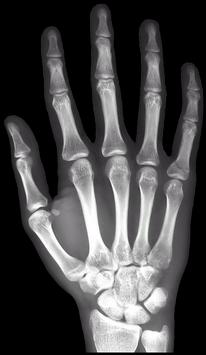
#> input picture datasets/hand_xray.jpg, 206 x 355 px, found by its file name
$ jupyter execute 'Uso de Máscaras e Filtros em Imagens Biomédicas [parte 2].ipynb'
#> lines starting #> are read from the running program, lines starting #| are printed output that depends on the picture; after the words box and inside, x2 and y2 are one past the last pixel; in counts of white or black regions, pixels touching at a corner belong together
<div class="alert alert-block alert-info">

<h1 style="color:Blue;"> <center> <ins> <b>
Métodos Numéricos - Projeto Final
</b> </ins> </center> </h1>

<h2 style="color:Blue;"> <center> <b>
Análise de Imagens Biomédicas
</b></center> </h2>

<h4 style="color:Blue;"> <center> <b>
Parte 2: Uso de Máscaras e Filtros em Imagens Biomédicas
</b></center> </h4>

<h4 style="color:Blue;"> <center> <b>
ALUNO: Gabriel da Silva Nascimento
</b></center> </h4>

</div>

[cell 1]
import imageio
import numpy as np
import matplotlib.pyplot as plt

<div class="alert alert-block alert-info" style="color:Blue;" id="parte1">
Introdução
</div>

Nesta parte discutiremos a aplicação de máscaras e filtros à imagens biomédicas, duas técnicas que enfatizam características importantes nas imagens. Para aproveitá-los bem, você deve ter uma compreensão completa da distribuição dos valores de intensidade de seus dados.

Os blocos de construção de imagens médicas são pixels e voxels. Cada um desses elementos tem duas propriedades: um valor de intensidade e uma localização no espaço. O significado do valor de intensidade depende da modalidade de imagem. Por exemplo, os pixels numa imagem de raio-x, ou radiografia, são mais brilhantes em tecidos densos, como o osso, porque absorvem mais radiação do que outros tipos.

Vamos começar observando uma radiografia de mão de uma competição da Radiological Society of North America de 2017. A absorção de raios X é maior em tecidos densos, como o osso, de modo que as intensidades resultantes devem ser altas. Consequentemente, imagens como essa podem ser usadas para prever a "idade óssea" em crianças.

Para começar, vamos carregar a imagem e verificar sua faixa de intensidade. O tipo de dados da imagem determina o intervalo de intensidades possíveis: por exemplo, inteiros sem sinal de 8 bits (uint8) podem assumir valores no intervalo de 0 a 255. Uma barra de cores pode ser útil para conectar esses valores à imagem visualizada.

[cell 2]
im = imageio.imread("datasets/hand_xray.jpg")
#> im is the input picture: shape (355, 206, 3); mean R, G, B 72.1, 71.6, 72.3
print('Data type:', im.dtype)
#| Data type: uint8
print('Min. value:', im.min())
#| Min. value: 0
print('Max value:', im.max())
#| Max value: 255

[cell 3]
plt.imshow(im, vmin=0, vmax=255)
plt.colorbar()

Se quisermos ver como ums escala de cinza, basta fazer

[cell 4]
plt.imshow(im, cmap='gray', vmin=0, vmax=255)
plt.colorbar()
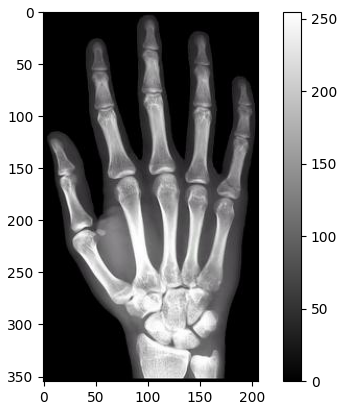
#> figure drawn by matplotlib, 2 panels

O intervalo de valores permitidos em uma imagem é determinado por seu tipo de dados. Geralmente, os inteiros de bits mais baixos são preferidos para imagens, pois o uso de memória aumenta drasticamente para tipos de dados maiores. Se todos os valores na imagem forem positivos, os inteiros sem sinal podem cobrir o maior intervalo de valores enquanto ocupam a menor quantidade de memória. Normalmente, você verá imagens dimensionadas pelo valor 255, que é o valor máximo para inteiros sem sinal de 8 bits. Você pode ver a diferença no uso de memória chamando o atributo size da matriz. O raio-x que acabamos de ver é lido pelo ImageIO como um inteiro sem sinal de 8 bits.

---

__Tarefa 1:__ Converta a imagem carregada anteriormente para int64 e compare a quantidade de memória utilizada entre a imagem antes e depois da conversão.

---

[cell 5]
img = np.int64(im)
print('Data type:', img.dtype)
#| Data type: int64
print('Min. value:', img.min())
#| Min. value: 0
print('Max value:', img.max())
#| Max value: 255

[cell 6]
from sys import getsizeof
print('Tamanho antes da conversao:',getsizeof(im))
#| Tamanho antes da conversao: 219534
print('Tamanho depois da conversao: ',getsizeof(img))
#| Tamanho depois da conversao:  1755264

---

Para sumarizar a informação contida na distribuição dos valores de intensidade em uma imagem, podemos usar histogramas (_sim, os mesmo histogramas de estatística!_). Eles agrupam cada pixel por seu valor e, em seguida, contam a ocorrência em cada classe (_bin_). SciPy, e especialmente seu módulo Ndimage, contém algumas ferramentas essenciais para análise de imagens. Vamos nos aprofundar no SciPy ao longo deste curso. Para gerar um histograma para a radiografia do pé, primeiro importamos o módulo Ndimage do SciPy como ndi. Então, chamamos ndimage dot histogram() e passamos nosso array. A função histogram() exige que especifiquemos valores para o mínimo, máximo e o número de compartimentos. Como nossa imagem é um inteiro sem sinal de 8 bits, nosso intervalo é de 0 a 255, com 256 valores possíveis. Isso retorna um vetor de 256 elementos com a contagem de pixels em cada valor de intensidade. Traçar os dados como um gráfico de linha revela uma distribuição altamente assimétrica, com muitos valores baixos e uma faixa mais ampla de valores altos.

[cell 7]
import scipy.ndimage as ndi

Vamos criar um histograma com valores acontecendo entre o mínimo 0 e o máximo 255, com 256 classes (uma para cada valor específico).

[cell 8]
hist = ndi.histogram(im, min =0, max=255, bins=256)
#> hist = 256 values, max 84339 at index 0, min 109 at index 23, mean 857
hist
#> Out has the same summary as hist

Vamos calcular a distribuição acumulada, que nos dará outra percepção da distribuição desses valores.

[cell 9]
cdf = hist.cumsum() / hist.sum()
#> cdf = 256 values from 0.384 to 1

e finalmente, vamos plotar as duas juntas

[cell 10]
fig, axes = plt.subplots(2, 1, sharex=True)
axes[0].plot(hist, label='Histograma')
axes[1].plot(cdf, label='CDF')
#> figure, not shown here; panel 2: curve peaks at x = 255, y = 1

---

__Tarefa 2:__ Gere os gráficos anteriores para a imagem convertida para int64 e comente as possíveis diferença entre eles.

---

[cell 11]
hist = ndi.histogram(img, min =0, max=255, bins=256)
hist
cdf = hist.cumsum() / hist.sum()
fig, axes = plt.subplots(2, 1, sharex=True)
axes[0].plot(hist, label='Histograma int64')
axes[1].plot(cdf, label='CDF int64')

---

Distribuições distorcidas são comuns em imagens médicas: as intensidades de fundo geralmente são baixas e ocupam muito espaço na imagem, e isso pode ser enxergado nos histogramas.

Existem maneiras de modificar a distribuição de intensidade. Por exemplo, a equalização do histograma redistribui valores com base em sua abundância na imagem. Podemos realizar a equalização com o auxílio da função de distribuição cumulativa, que mostra a proporção de pixels que se enquadram em um determinado intervalo. Aqui, podemos ver que cerca de metade dos pixels tem valores menores que 32 (veja o gráfico da distribuição cumulativa). Para equalizar a imagem, poderíamos redistribuir esses valores de intensidade até que eles sejam representados de forma mais uniforme.

Equalizar o histograma é realmente bastante simples. Primeiro, geramos o histograma. Em seguida, calculamos a função de distribuição cumulativa tomando a soma contínua do histograma e dividindo-a pelo número total de pixels. Em seguida, aplicamos a função à nossa imagem e redimensionamos em 255. Plotar a imagem original e equalizada mostra que aumentamos as intensidades de pixel para várias áreas.

---

__Tarefa 3:__ Gere uma versão equalizada da imagem anterior, plotando-a junto com a original e comentando as diferenças.

---

[cell 12]
import cv2

[cell 13]
img = cv2.imread('datasets/hand_xray.jpg', 0)
#> img: shape (355, 206); min 0, max 255, mean 71.8
equ = cv2.equalizeHist(img)
res = np.stack((img,equ),axis=0)

[cell 14]
fig, axes = plt.subplots(nrows=1, ncols=2)

for ii in range(2):
    im = res[ii,:,:]
    axes[ii].imshow(im, cmap='gray')
plt.show()

Ao analisar os graficos, é possível verificar que a imagem otimizada apresenta um maior destaque aos ossos (parte principal da imagem).

---

<div class="alert alert-block alert-info" style="color:Blue;" id="parte1">
Máscaras
</div>

Há situações em que a equalização global, isto é, realizada na imagem inteira acaba acarretando alguns problemas. Um vez que destacamos os pixels que julgamos mais importantes, acabamos também dando destaque a pixels de partes periféricas e menos importantes da imagem, podendo deixar sua interpretação comprometida.

Você pode restringir sua análise apenas às partes mais importantes de uma imagem criando e aplicando máscaras de imagem.

Uma máscara é um array booleano que serve como uma tela para remover pixels indesejáveis. As máscaras devem manter as mesmas dimensões da imagem original para que as duas possam ser sobrepostas.

Uma maneira de criar máscaras é encontrar todos os pixels em uma imagem que satisfaçam uma determinada condição. Por exemplo, pode-se criar uma matriz de três por três de valores ascendentes. Se testarmos valores maiores que 5, retornaremos um array de três por três onde os valores são True quando maiores que 5 e False quando são menores. As operações lógicas incluem comparações e testes de equivalência. Você também pode encadear operações para selecionar um intervalo específico de pixels.

Vamos ver isso em ação. Lembre-se de que a radiografia do pé com a qual trabalhamos tem uma distribuição de intensidade como esta. Vemos que há uma queda acentuada em torno de 32, então vamos selecionar valores maiores que isso. Isso parece fazer um bom trabalho destacando o pé.

Primeiro, vamos criar as máscaras e ver como elas ficam.

Vamos começar criando uma máscara para os ossos.

[cell 15]
im_bone = np.where(im >= 145, im, 0)
plt.imshow(im_bone, cmap='gray')

e para a pele

[cell 16]
im_skin = np.where((im>=45)&(im<145), im, 0)
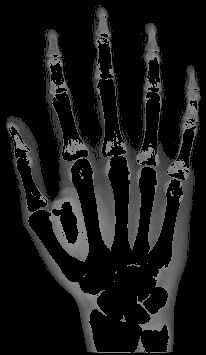
#> im_skin: shape (355, 206); min 0, max 144, mean 22.7
plt.imshow(im_skin, cmap='gray')

As máscaras podem ser usadas para filtrar imagens, permitindo que os valores originais passem, exceto onde a máscara for avaliada como False. A função `where()` do NumPy é útil para esse propósito. `where()` aplica uma condição em cada pixel e, em vez de retornar um booleano, retorna x quando True e y quando False. Cada um dos argumentos pode ser arrays ou valores únicos, permitindo grande flexibilidade. Vamos tentar filtrar os pixels que não fazem parte do osso. Chamaremos "onde im for maior que 64, retorne im, caso contrário retorne 0". Plotar a imagem mascarada mostra que apenas os valores de alta intensidade permanecem, e estes são principalmente osso.

---

__Tarefa 4:__ Considere a imagem `hand_xray_coracao.jpg`, crie uma máscara para pele e outra para ossos e mostre a diferença nos histogramas de cada máscara e da imagem original, comentando os resultados.

---

Imagem original

[cell 17]
im_coracao = imageio.imread("datasets/hand_xray_coracao.jpg")
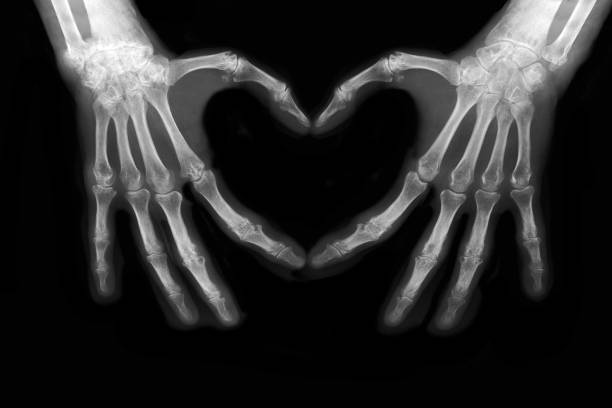
#> input picture datasets/hand_xray_coracao.jpg, 612 x 408 px, found by its file name
#> im_coracao is the input picture: shape (408, 612, 3); min 0, max 255, mean 40.8
plt.imshow(im_coracao, cmap='gray')

[cell 18]
hist_oringin = ndi.histogram(im_coracao, min=0, max=255, bins=256)
#> hist_oringin = 256 values, max 227970 at index 2, min 63 at index 253, mean 2926.1
cdf_origin = hist_oringin.cumsum() / hist_oringin.sum()
#> cdf_origin = 256 values from 0.031 to 1
fig, axes = plt.subplots(2, 1, sharex=True)
axes[0].plot(hist_oringin, label='Histograma')
axes[1].plot(cdf_origin, label='CDF')
#> figure, not shown here; panel 2: curve peaks at x = 255, y = 1

Máscara de osso

[cell 19]
im_coracao_bone = np.where(im_coracao >= 96, im_coracao, 0)
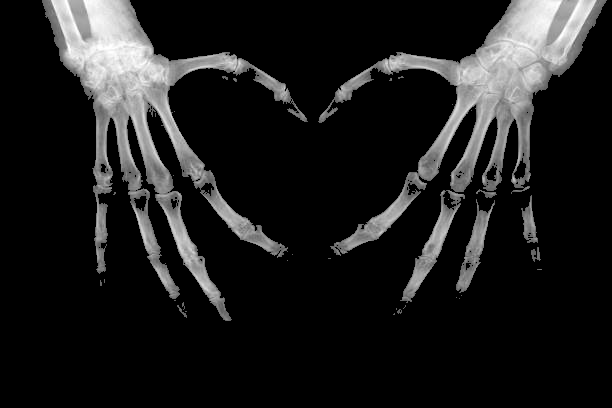
#> im_coracao_bone: shape (408, 612, 3); min 0, max 255, mean 29.4
plt.imshow(im_coracao_bone, cmap='gray')

[cell 20]
hist_bone = ndi.histogram(im_coracao_bone, min=0, max=255, bins=256)
#> hist_bone = 256 values, max 612513 at index 0, min 0 at index 1, mean 2926.1
cdf_bone = hist_bone.cumsum() / hist_bone.sum()
#> cdf_bone = 256 values from 0.818 to 1
fig, axes = plt.subplots(2, 1, sharex=True)
axes[0].plot(hist_bone, label='Histograma')
axes[1].plot(cdf_bone, label='CDF')
#> figure, not shown here; panel 2: curve peaks at x = 255, y = 1

Máscara de pele

[cell 21]
im_coracao_skin = np.where((im_coracao>=15)&(im_coracao<96), im_coracao, 0)
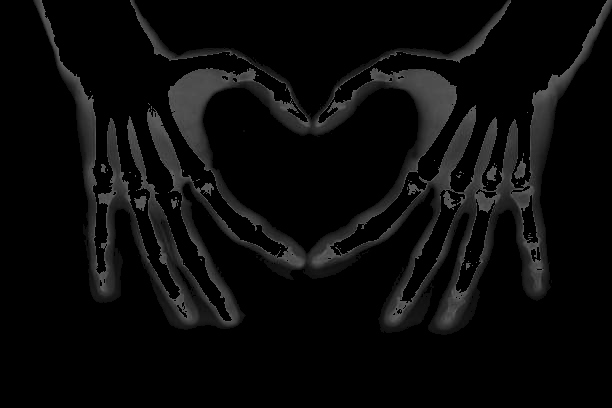
#> im_coracao_skin: shape (408, 612, 3); min 0, max 95, mean 10.2
plt.imshow(im_coracao_skin, cmap='gray')

[cell 22]
hist_skin = ndi.histogram(im_coracao_skin, min=0, max=255, bins=256)
#> hist_skin = 256 values, max 603414 at index 0, min 0 at index 1, mean 2926.1
cdf_skin = hist_skin.cumsum() / hist_skin.sum()
#> cdf_skin = 256 values from 0.806 to 1
fig, axes = plt.subplots(2, 1, sharex=True)
axes[0].plot(hist_skin, label='Histograma')
axes[1].plot(cdf_skin, label='CDF')
#> figure, not shown here; panel 2: curve peaks at x = 95, y = 1

Ao comparar os plots de é possível visualizar que o gráfico do histograma tem uma pequena diferença no inicio do plot entre a imagem original e as imagens com máscara. Já o plot do CDF é possível visualizar a diferença da curva, onde a forma como o valor cresce representa a ação dos filtros na imagem original, onde a curva vai de 0 a 1 dentro do intervalo do filtro.

---

Os dados são ruidosos, então suas máscaras raramente serão perfeitas. Felizmente, existem maneiras simples de melhorá-los. Para aumentar o tamanho da sua máscara, você pode adicionar pixels ao redor das bordas, um processo conhecido como dilatação. Isso pode ajudar quando as bordas estiverem confusas ou para garantir que você não mascare acidentalmente pixels com os quais realmente se importa. Para fazer isso, chamamos a função binary_dilatation(), que converte todos os pixels de fundo adjacentes à máscara em pixels de máscara.

A operação oposta, "erosão binária" pode ser implementada da mesma maneira. Use-o para cortar a máscara em seus pixels mais centrais. Você pode executar essas operações de ajuste muitas iterações para tornar sua máscara muito maior ou menor. Você também pode combinar as operações para abrir ou fechar orifícios em sua máscara.

Máscaras imperfeitas podem ser ajustadas através da adição e subtração de pixels. O submódulo `ndimage` do SciPy inclui vários métodos úteis para atingir esses objetivos. Esses incluem:

*   `binary_dilation`: Adicione pixels ao longo das bordas
*   `binary_erosion`: Remove pixels ao longo das bordas
*   `binary_opening`: Erode e depois dilata, "abrindo" áreas próximas às bordas
*   `binary_closing`: dilata e depois erode, "preenchendo" buracos

---

__Tarefa 5:__ Verifique o efeito desses quatro ajustes nas máscaras criadas para ossos nas duas imagens de raio x que trabalhamos até aqui.

---

[cell 23]
from scipy.ndimage import binary_dilation
from scipy.ndimage import binary_erosion
from scipy.ndimage import binary_opening
from scipy.ndimage import binary_closing

Raio X - Mão

[cell 24]
im = imageio.imread("datasets/hand_xray.jpg")
im = im >= 145

[cell 25]
bin_dil_bone = binary_dilation(im)

im_bone_dilate = ndi.binary_dilation (im, iterations=5)
im_bone_erosion = ndi.binary_erosion(im, brute_force=True)
im_bone_opening = ndi.binary_opening(im, iterations=1)
im_bone_closed = ndi.binary_closing (im, brute_force=True)
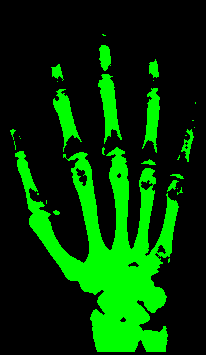
#> im_bone_closed: shape (355, 206, 3) bool; mean R, G, B 0, 0.223, 0

fig, axes = plt.subplots(1,4, figsize=(10,8))
axes[0].imshow(im_bone_dilate[:,:,0:1], cmap='gray')
axes[1].imshow(im_bone_erosion[:,:,0], cmap='gray')
axes[2].imshow(im_bone_opening[:,:,0:1], cmap='gray')
axes[3].imshow(im_bone_closed[:,:,0], cmap='gray')
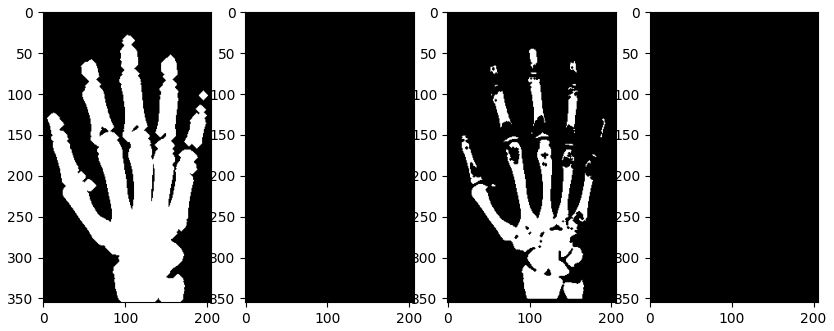
#> figure drawn by matplotlib, 4 panels

Raio X - Coração

[cell 26]
im_coracao = imageio.imread("datasets/hand_xray_coracao.jpg")
im_coracao = im_coracao >= 96
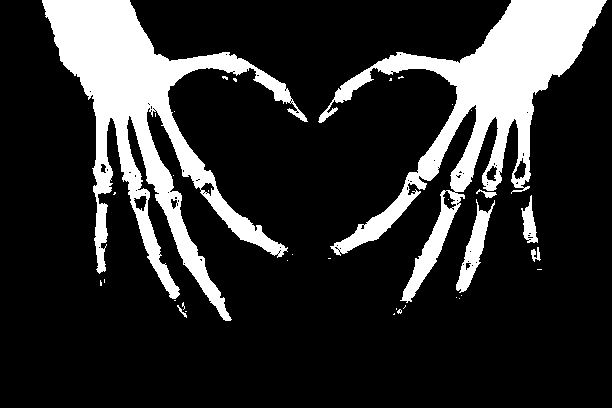
#> im_coracao: shape (408, 612, 3) bool; 18.2% white; 35 white regions (28 under 20 px), largest, box (x1, y1, x2, y2) and area: (42, 0, 308, 321) 22902, (318, 0, 607, 303) 20706, (456, 199, 495, 293) 1183

[cell 27]
im_coracao_dilate = ndi.binary_dilation (im_coracao, iterations=5)
#> im_coracao_dilate: shape (408, 612, 3) bool; 27.2% white; 1 white region, box (x1, y1, x2, y2) and area: (37, 0, 612, 326) 68006
im_coracao_erosion = ndi.binary_erosion(im_coracao, brute_force=True)
im_coracao_opening = ndi.binary_opening(im_coracao, iterations=1)
im_coracao_closed = ndi.binary_closing (im_coracao, brute_force=True)

fig, axes = plt.subplots(1,4, figsize=(15,8))
axes[0].imshow(im_coracao_dilate[:,:,0:1], cmap='gray')
axes[1].imshow(im_coracao_erosion[:,:,0], cmap='gray')
axes[2].imshow(im_coracao_opening[:,:,0:1], cmap='gray')
axes[3].imshow(im_coracao_closed[:,:,0], cmap='gray')
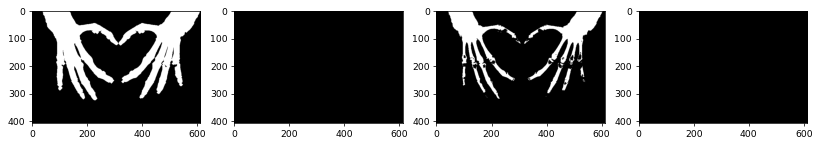
#> figure drawn by matplotlib, 4 panels

---

<div class="alert alert-block alert-info" style="color:Blue;" id="parte1">
Filtros
</div>

Até agora, consideramos apenas as imagens como um todo. No entanto, você pode combinar informações espaciais e de intensidade empregando filtros convolucionais.

Dois exemplos comuns de filtragem são suavização e nitidez. A suavização enfatiza padrões de grande intensidade em uma imagem, reduzindo a variabilidade entre pixels vizinhos. Essencialmente, ele suprime o ruído desfocando a imagem. A nitidez da imagem é o oposto: as mudanças nítidas são aprimoradas, exagerando as diferenças entre os pixels. Vejamos mais de perto como isso é feito.

Vamos entender o funcionamento de um filtro convolucional. Considere uma matriz de entrada de cinco por cinco, onde todos os valores são um, exceto o valor central de 2. Para obter um valor mais nítido para o pixel central, primeiro definimos um conjunto de pesos de filtro, também chamado de kernel. Em seguida, selecionamos uma janela de dados de entrada do mesmo tamanho do nosso kernel. Nesse caso, o filtro pesará muito o pixel central e diminuirá o peso dos pixels adjacentes.

Para realizar a convolução, multiplicamos essas duas matrizes elemento a elemento e depois as somamos. No canto superior esquerdo, temos um valor de entrada de 1 vezes um peso de 0, um valor de entrada de 1 vezes um peso de 1 negativo e assim por diante. Em seguida, somamos todos esses produtos para obter um valor novo e aprimorado para o pixel central de nossa imagem de entrada. Neste caso, foi aumentado de dois para seis.

Vamos ver como isso funciona em uma imagem em tamanho real. À esquerda está uma matriz 2D aleatória; à direita, temos uma imagem de saída vazia que criaremos. No meio está o núcleo de afiação.

A partir do canto superior esquerdo da imagem de entrada, selecionamos os valores ao redor do pixel de origem. Em seguida, multiplicamos cada elemento nesta seleção pelos pesos do kernel e os somamos para obter o valor filtrado. Damos um passo para o próximo elemento, multiplicamos a janela de entrada pelo kernel e repetimos o processo para cada pixel na imagem. Isso resulta, neste caso, em uma imagem nítida.

O gif abaixo dá uma ideia visual dessa descrição.

[cell 28]
from IPython.display import Image
Image(filename="datasets/ConvolutionGif.gif")

---

__Tarefa 5:__ O código abaixo mostra o efeito do filtro de convolução, como resultado da convolução entre uma matriz de pesos e a imagem, usando a função `convolve` do submódulo `NdImage` da scipy. Corrija o erro que está ocorrendo. Teste valores distintos para os pesos e veja o resultado sobre a filtragem.

---

[cell 29]
weights = np.ones((3,3,3), dtype=float) * 0.11

im_filt = ndi.convolve(im, weights)

fig, axes = plt.subplots(1,2)
axes[0].imshow(im)
axes[1].imshow(im_filt)

[cell 30]
weights = np.ones((3,3,3), dtype=float) * 0.05

im_filt = ndi.convolve(im, weights)

fig, axes = plt.subplots(1,2)
axes[0].imshow(im)
axes[1].imshow(im_filt)

[cell 31]
weights = np.ones((3,3,3), dtype=float) * 0.20

im_filt = ndi.convolve(im, weights)

fig, axes = plt.subplots(1,2)
axes[0].imshow(im)
axes[1].imshow(im_filt)

[cell 32]
weights = np.ones((3,3,3), dtype=float)

weights[0] = weights[0] * np.random.random_sample(1)
weights[1] = weights[1] * np.random.random_sample(1)
weights[2] = weights[2] * np.random.random_sample(1)

im_filt = ndi.convolve(im, weights)
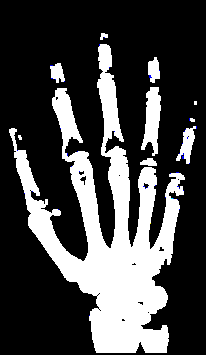
#> im_filt: shape (355, 206, 3) bool; mean R, G, B 0.274, 0.274, 0.275

fig, axes = plt.subplots(1,2)
axes[0].imshow(im)
axes[1].imshow(im_filt)
